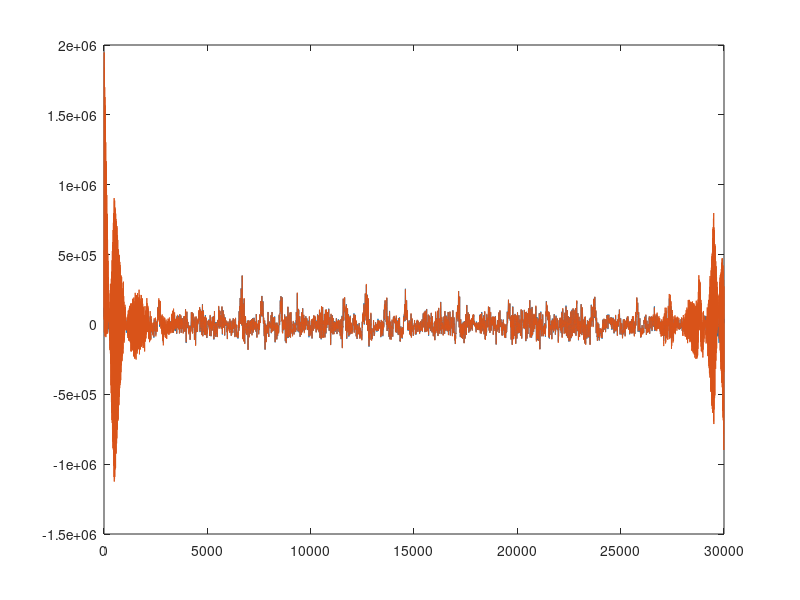
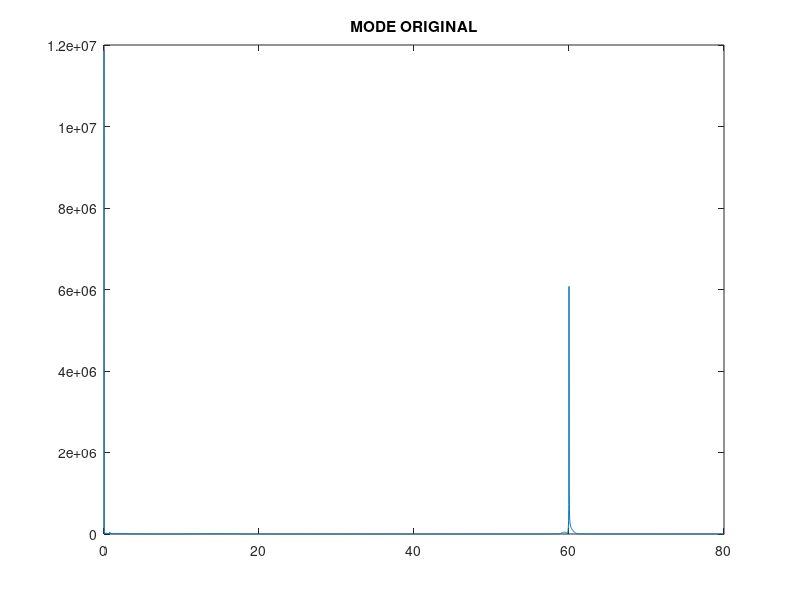

Write the MATLAB code that produced these figures, in order. (Note: this script raises an error after producing the figures.)
[d,c]=butter(3,50/250,'low');
[b,a]=butter(3,0.5/250,'high');
[n,o] = butter(3,[39.8/250 40.2/250],'stop');

lower = 5001;       %16000 long
upper = 25000; 

load('SUBJECT_RESULTS.mat')

RAW_DATA = SUBJECT2_40HZ_RESULTS.DATA2_40HZ(1, :);

Y = fft(RAW_DATA);
Fs = 500;
L = 20000;
P2 = abs(Y/L);
P1 = P2(1:L/2+1);
P1(2:end-1) = 2*P1(2:end-1);
f = Fs*(0:(L/2))/L;
figure(55);
plot(f,P1) 
xlim([0 80])
title('MODE ORIGINAL')

data = filtfilt(n,o,RAW_DATA);
FILTERED_FREE =  filtfilt(b,a,filtfilt(d,c,data));

load('Test_Sham_ERP_SUBJ2.mat')  

ERP_Sham_SMA=filtfilt(b,a,filtfilt(d,c,EEG.Data(1, 15028:45027)));

figure(1);
plot(ERP_Sham_SMA)
hold on
plot(FILTERED_FREE)

%%
RONLY4 = corrcoef(ERP_Sham_SMA(1, lower: upper), FILTERED_FREE(1,lower:upper));
Coefficient = RONLY4(1,2);
%%
RMS = 10^-3.*rms(ERP_Sham_SMA(1,lower:upper) - FILTERED_FREE(1,lower:upper));
%%
noise = (ERP_Sham_SMA(1,lower:upper) - FILTERED_FREE(1,lower:upper));
SNR_ONLY4 = (rms(FILTERED_FREE(1,lower:upper) / rms(noise) ))^2;
SNR_DB_ONLY4 = db(SNR_ONLY4, 'power');
%%
%%Coherence
[cxy,f2] = mscohere(ERP_Sham_SMA(1,lower:upper), FILTERED_FREE(1,lower:upper), [],[],[],500);

figure(3)
plot(f2, cxy);

